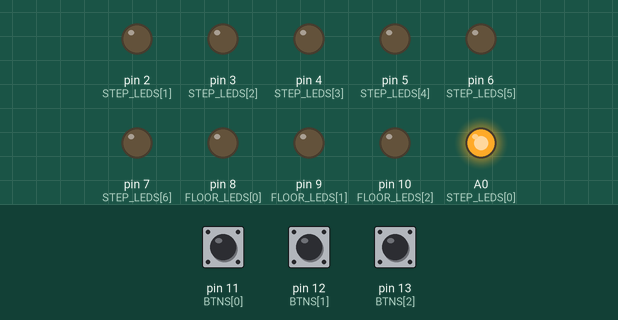
This sketch was run on a simulated Arduino Uno, built with avr-gcc and run on an emulated ATmega328P. Shown: output pins drawn as LEDs (lit = HIGH). The test bench sets the inputs (shaded band); at power-on: pin 12 (BTNS[1]) LOW, pin 13 (BTNS[2]) LOW, pin 11 (BTNS[0]) LOW.

Above: at 1.2 s.
1.3 s: pin 12 (BTNS[1]) pulled HIGH for 0.15 s
At 1.8 s:
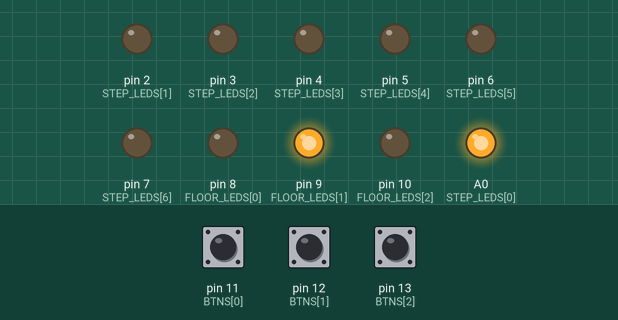
4.4 s: pin 13 (BTNS[2]) pulled HIGH for 0.15 s
At 7.0 s:
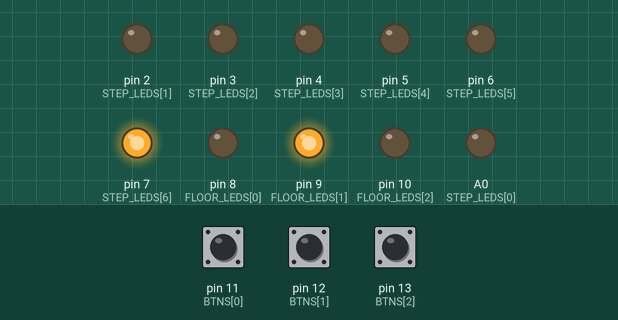
7.4 s: pin 11 (BTNS[0]) pulled HIGH for 0.15 s
At 7.7 s:
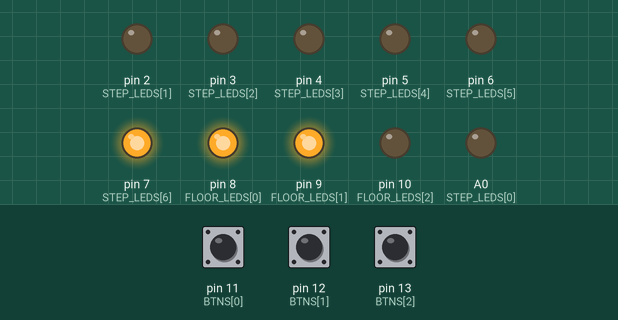
10.5 s: pin 11 (BTNS[0]) pulled HIGH for 1 s
At 11.3 s:
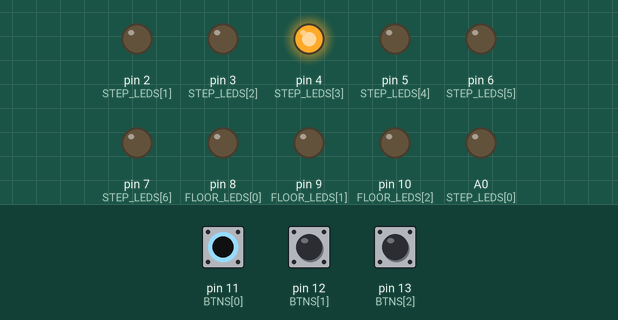
13.0 s: pin 13 (BTNS[2]) pulled HIGH for 1 s
At 13.3 s:
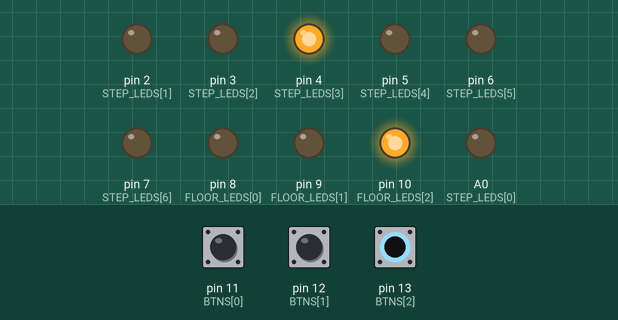
17.0 s: pin 12 (BTNS[1]) pulled HIGH for 1 s
At 19.6 s:
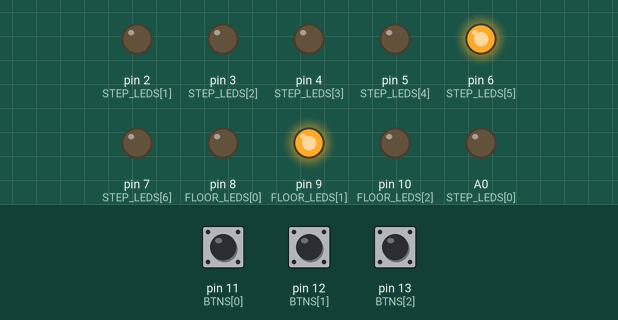
Timing chart, 0 to 22.0 s (numbered marks = the images above; inputs shaded):
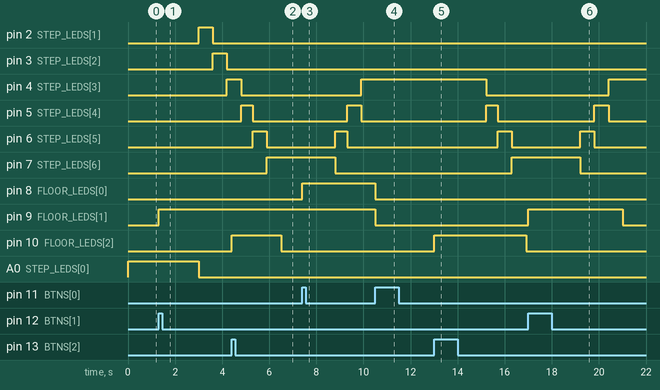

Measured:
- after the input at 1.3 s, pin 2 (STEP_LEDS[1]): LOW → HIGH after 1.7 s, → LOW 0.60 s later; pin 3 (STEP_LEDS[2]): LOW → HIGH after 2.3 s, → LOW 0.60 s later; pin 4 (STEP_LEDS[3]): LOW → HIGH after 2.9 s; pin 9 (FLOOR_LEDS[1]): LOW → HIGH at once; A0 (STEP_LEDS[0]): HIGH → LOW after 1.7 s
- after the input at 4.4 s, pin 4 (STEP_LEDS[3]): HIGH → LOW after 0.40 s; pin 5 (STEP_LEDS[4]): LOW → HIGH after 0.40 s, → LOW 0.50 s later; pin 6 (STEP_LEDS[5]): LOW → HIGH after 0.90 s, → LOW 0.60 s later; pin 7 (STEP_LEDS[6]): LOW → HIGH after 1.5 s; pin 9 (FLOOR_LEDS[1]): stays HIGH (without the input it goes to LOW after 0.40 s)
- after the input at 7.4 s, pin 8 (FLOOR_LEDS[0]): LOW → HIGH at once
- after the input at 10.5 s, pin 3 (STEP_LEDS[2]): stays LOW (without the input it goes to HIGH after 2.4 s); pin 4 (STEP_LEDS[3]): stays HIGH (without the input it goes to LOW after 2.4 s); pin 8 (FLOOR_LEDS[0]): HIGH → LOW at once
- after the input at 13.0 s, pin 4 (STEP_LEDS[3]): HIGH → LOW after 2.2 s; pin 5 (STEP_LEDS[4]): LOW → HIGH after 2.2 s, → LOW 0.50 s later; pin 6 (STEP_LEDS[5]): LOW → HIGH after 2.7 s, → LOW 0.60 s later; pin 7 (STEP_LEDS[6]): LOW → HIGH after 3.3 s; pin 10 (FLOOR_LEDS[2]): LOW → HIGH at once, → LOW 3.9 s later
- after the input at 17.0 s, pin 4 (STEP_LEDS[3]): LOW → HIGH after 3.4 s; pin 5 (STEP_LEDS[4]): LOW → HIGH after 2.8 s, → LOW 0.60 s later; pin 6 (STEP_LEDS[5]): LOW → HIGH after 2.2 s, → LOW 0.60 s later; pin 7 (STEP_LEDS[6]): HIGH → LOW after 2.2 s; pin 9 (FLOOR_LEDS[1]): LOW → HIGH at once, → LOW 4.0 s later

The sketch:

elevator.ino
```cpp
// C++ code
//

const int FLOOR_NUM = 3;
const int STEP_NUM = 7;
const int BTNS[FLOOR_NUM] = {11,12,13};
const int FLOOR_LEDS[FLOOR_NUM] = {8,9,10};
const int STEP_LEDS[STEP_NUM] = {A0,2,3,4,5,6,7};
bool btn_state[FLOOR_NUM] = {false,false,false};
bool btn_last_state[FLOOR_NUM] = {false,false,false};
bool request[FLOOR_NUM] = {false,false,false};
int current_index=0;
long prev = 0;
long interval = 500;
int target_index =0;
bool is_down=false;
bool is_empty=false;
bool is_arrived = false;
unsigned long arrived_time = 0;
long stop_duration = 2000;
void setup()
{
  Serial.begin(9600);
  //BTNS은 INPUT으로, FLOOR_LEDS는 OUTPUT으로 사용
  for(int i = 0; i < FLOOR_NUM; i++)
  {
    pinMode(BTNS[i],INPUT);
    pinMode(FLOOR_LEDS[i],OUTPUT);
  }
  //STEP_LEDS는 OUTPUT으로 사용
  for(int i = 0; i < STEP_NUM; i++)
  {
    pinMode(STEP_LEDS[i],OUTPUT);
  }
  digitalWrite(STEP_LEDS[0],HIGH);
}
//btn 입력에 따라 층별request를 저장하고, FLOOR_LED를 제어하는 함수
void handleButtonInput() {
  //버튼 state 읽어오기
  for(int i = 0; i < FLOOR_NUM; i++) {
    btn_state[i] = digitalRead(BTNS[i]);
    if(btn_last_state[i] == false && btn_state[i] == true)
    {
      request[i] = !request[i];
      digitalWrite(FLOOR_LEDS[i], request[i] ? HIGH : LOW);
    }
    btn_last_state[i] = btn_state[i];
  }

}

// request 상태에 따라 목표 STEP을 설정하는 함수
void updateTargetIndex() {
  is_empty = true;

  int target_floor = -1;

  //내려가는 중인 경우
  if(is_down)
  {
    //request가 존재하는 층이 있다면, 그 중 현재층 이하의 최상층을 가져옴
    for( int i = 0; i <= current_index/3; i++)
    {
      if (request[i])
      {
        target_floor = i;
        is_empty = false;
      }
    }
  }
  //정지상태거나 올라가는 중인 경우
  else
  {	//request가 존재하는 층이 있다면, 그 중 최상층을 가져옴
    for (int i = 0; i < FLOOR_NUM; i++)
    {
      if (request[i]) {
        target_floor = i;
        is_empty = false;
      }
    }

  }
	//request가 존재하는 층이 있는 경우
  if (!is_empty) {
    // 요청된 층 중 최상층으로 target 설정
    target_index = target_floor * 3;
    //request가 존재하는 층이 없는 경우
  } else {
    // 요청이 없으면 현재 위치 기준 아래층으로 설정
    target_index = (current_index / 3) * 3;
  }
}


void moveElevator() {
    // 도착해서 멈춰있는 상태라면 일정 시간 대기
  if (is_arrived) {
    if (millis() - arrived_time < stop_duration) {
      return; // 아직 대기 중
    } else {
      is_arrived = false; // 대기 끝났으니 다음 이동 가능
    }
  }
  // 모든 STEP LED 끄기
  for (int i = 0; i < STEP_NUM; i++) {
    digitalWrite(STEP_LEDS[i], LOW);
  }

  // 엘리베이터 이동 처리
  //올라갈 때
  if (current_index < target_index) {
    current_index++;
    is_down=false;
  }
  //내려갈 떄
  else if (current_index > target_index) {
    current_index--;
    is_down=true;
  }
  // 도착했을 경우 층 요청 처리
  else
  {
    int floor = current_index / 3;
    request[floor] = false;
    digitalWrite(FLOOR_LEDS[floor], LOW);
    is_down = false;

    is_arrived = true;
    arrived_time = millis();
  }
  // 현재 위치 LED만 켜기
  digitalWrite(STEP_LEDS[current_index], HIGH);
}
void loop()
{
	//입력된 btn 에 따라 request를 기록하고, 클릭된 층의 FLOOR_LED를 점등
  handleButtonInput();

  //request에 따라 목표 STEP을 설정
  updateTargetIndex();

  //interval마다 목표STEP을 향해 엘리베이터를 이동 및 request를 처리하고 FLOOR_LED를 소등
  if(millis() - prev > interval)
  {
    prev = millis();
	moveElevator();

  }
	delay(100);
}
```
